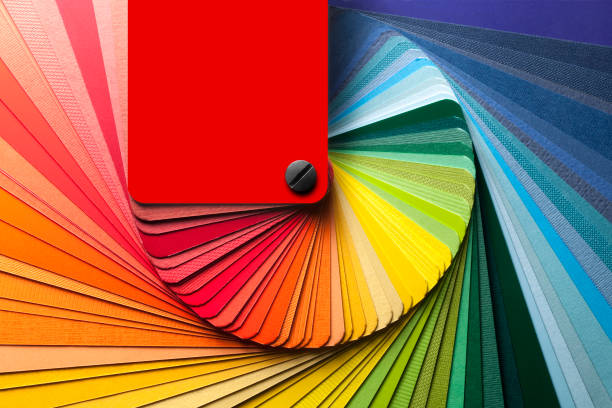
#> input picture Open CV/resources/image.jpg, 612 x 408 px, found by its file name
$ python sift_example.py
#> lines starting #> are read from the running program, lines starting #| are printed output that depends on the picture
# [30 lines of commented-out code are left out]

import cv2
import numpy as np

# Load two images
img1 = cv2.imread('Open CV\\resources\image.jpg', cv2.IMREAD_GRAYSCALE)  # Query image
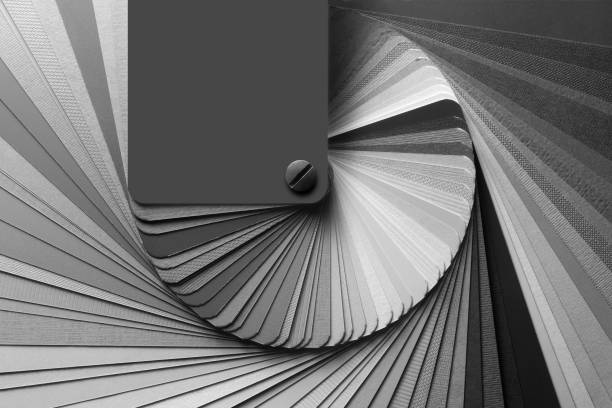
#> img1: shape (408, 612); min 0, max 255, mean 116.3
img2 = cv2.imread('Open CV\\resources\mix.png', cv2.IMREAD_GRAYSCALE)  # Train image
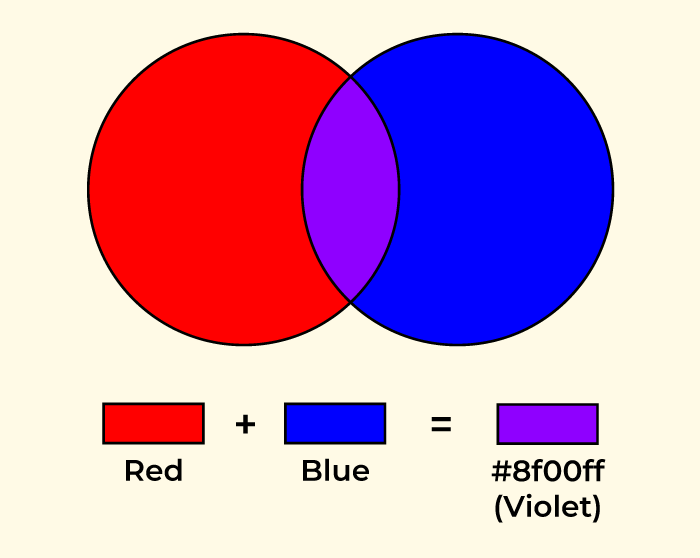
#> input picture Open CV/resources/mix.png, 700 x 558 px, found by its file name
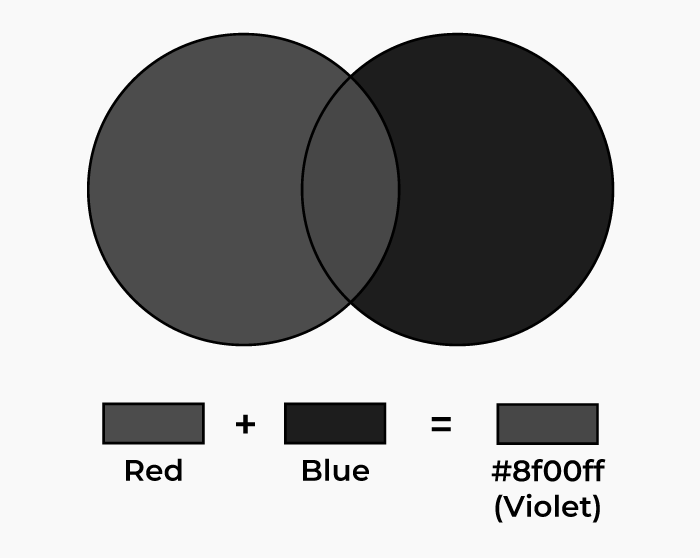
#> img2: shape (558, 700); min 0, max 249, mean 170.4

# Check if images are loaded properly
if img1 is None or img2 is None:
    print("Error loading images!")
    exit()

# Create SIFT detector
sift = cv2.SIFT_create()

# Detect keypoints and compute descriptors
keypoints1, descriptors1 = sift.detectAndCompute(img1, None)
#> keypoints1 = 705 keypoints; strongest (x, y, size): (409, 79, 48), (390, 237, 86.2), (395, 319, 3.1), (368, 333, 3.2)
keypoints2, descriptors2 = sift.detectAndCompute(img2, None)
#> keypoints2 = 303 keypoints; strongest (x, y, size): (501, 471, 3.2), (521, 466, 3.8), (434, 419, 3.4), (448, 419, 3.5)

# Print number of keypoints detected
print(f"Keypoints in image1: {len(keypoints1)}")
#| Keypoints in image1: 705
print(f"Keypoints in image2: {len(keypoints2)}")
#| Keypoints in image2: 303

# Use BFMatcher for feature matching
bf = cv2.BFMatcher(cv2.NORM_L2, crossCheck=True)
matches = bf.match(descriptors1, descriptors2)
#> matches = 43 matches

# Sort matches by distance
matches = sorted(matches, key=lambda x: x.distance)

# Draw top 50 matches
matched_image = cv2.drawMatches(img1, keypoints1, img2, keypoints2, matches[:50], None, flags=cv2.DrawMatchesFlags_NOT_DRAW_SINGLE_POINTS)
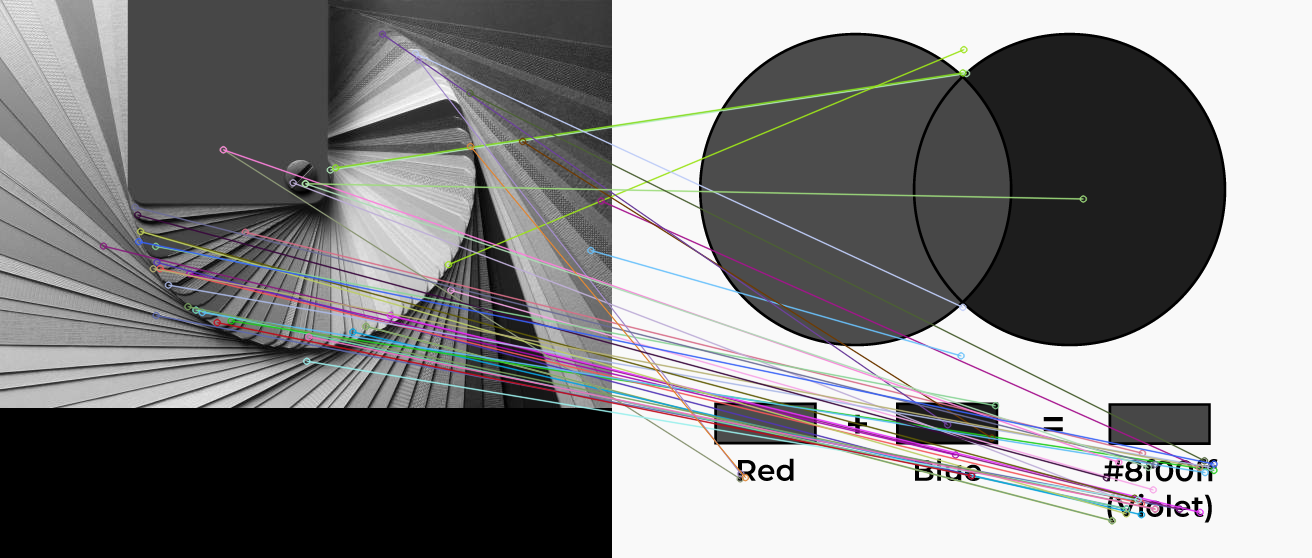
#> matched_image: shape (558, 1312, 3); mean of channels 0, 1, 2 130, 129.5, 130.1; drawn as B, G, R

# Display the result
cv2.imshow('SIFT Keypoint Matches', matched_image)
cv2.waitKey(0)
cv2.destroyAllWindows()
